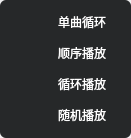
<?xml version="1.0" encoding="UTF-8"?>
<ui version="4.0">
 <class>PlayOrderForm</class>
 <widget class="QWidget" name="PlayOrderForm">
  <property name="geometry">
   <rect>
    <x>0</x>
    <y>0</y>
    <width>131</width>
    <height>138</height>
   </rect>
  </property>
  <property name="minimumSize">
   <size>
    <width>131</width>
    <height>0</height>
   </size>
  </property>
  <property name="maximumSize">
   <size>
    <width>131</width>
    <height>16777215</height>
   </size>
  </property>
  <property name="windowTitle">
   <string>Form</string>
  </property>
  <property name="styleSheet">
   <string notr="true">border-radius:6px;</string>
  </property>
  <layout class="QVBoxLayout" name="verticalLayout">
   <property name="spacing">
    <number>0</number>
   </property>
   <property name="leftMargin">
    <number>0</number>
   </property>
   <property name="topMargin">
    <number>0</number>
   </property>
   <property name="rightMargin">
    <number>0</number>
   </property>
   <property name="bottomMargin">
    <number>0</number>
   </property>
   <item>
    <widget class="QWidget" name="widget_grid" native="true">
     <property name="styleSheet">
      <string notr="true">background-color: #262829;</string>
     </property>
     <layout class="QGridLayout" name="gridLayout">
      <property name="horizontalSpacing">
       <number>0</number>
      </property>
      <item row="0" column="0">
       <widget class="QLabel" name="label_danqu">
        <property name="minimumSize">
         <size>
          <width>25</width>
          <height>20</height>
         </size>
        </property>
        <property name="maximumSize">
         <size>
          <width>25</width>
          <height>20</height>
         </size>
        </property>
        <property name="styleSheet">
         <string notr="true">QLabel
{
border-image: url(:/images/icon/player_dxunhuan.png);
}</string>
        </property>
        <property name="text">
         <string/>
        </property>
       </widget>
      </item>
      <item row="0" column="1">
       <widget class="QPushButton" name="pushButton_danqu">
        <property name="minimumSize">
         <size>
          <width>60</width>
          <height>25</height>
         </size>
        </property>
        <property name="maximumSize">
         <size>
          <width>60</width>
          <height>25</height>
         </size>
        </property>
        <property name="styleSheet">
         <string notr="true">QPushButton
{
background-color: transparent;
color: #ffffff;
}
QPushButton:hover
{
color:#ff5500;
}
QPushButton:checked
{
color:#5e9ef5;
}
</string>
        </property>
        <property name="text">
         <string>单曲循环</string>
        </property>
       </widget>
      </item>
      <item row="1" column="0">
       <widget class="QLabel" name="label_shuxnu">
        <property name="minimumSize">
         <size>
          <width>25</width>
          <height>20</height>
         </size>
        </property>
        <property name="maximumSize">
         <size>
          <width>25</width>
          <height>20</height>
         </size>
        </property>
        <property name="styleSheet">
         <string notr="true">QLabel
{
border-image: url(:/images/icon/player_shunxu.png);
}</string>
        </property>
        <property name="text">
         <string/>
        </property>
       </widget>
      </item>
      <item row="1" column="1">
       <widget class="QPushButton" name="pushButton_shunxu">
        <property name="minimumSize">
         <size>
          <width>60</width>
          <height>25</height>
         </size>
        </property>
        <property name="maximumSize">
         <size>
          <width>60</width>
          <height>25</height>
         </size>
        </property>
        <property name="styleSheet">
         <string notr="true">QPushButton
{
background-color: transparent;
color: #ffffff;
}
QPushButton:hover
{
color:#ff5500;
}
QPushButton:checked
{
color:#5e9ef5;
}
</string>
        </property>
        <property name="text">
         <string>顺序播放</string>
        </property>
       </widget>
      </item>
      <item row="2" column="0">
       <widget class="QLabel" name="label_xunhuan">
        <property name="minimumSize">
         <size>
          <width>25</width>
          <height>20</height>
         </size>
        </property>
        <property name="maximumSize">
         <size>
          <width>25</width>
          <height>20</height>
         </size>
        </property>
        <property name="styleSheet">
         <string notr="true">QLabel
{
border-image: url(:/images/icon/player_xunhuan.png);
}</string>
        </property>
        <property name="text">
         <string/>
        </property>
       </widget>
      </item>
      <item row="2" column="1">
       <widget class="QPushButton" name="pushButton_xunhuan">
        <property name="minimumSize">
         <size>
          <width>60</width>
          <height>25</height>
         </size>
        </property>
        <property name="maximumSize">
         <size>
          <width>60</width>
          <height>25</height>
         </size>
        </property>
        <property name="styleSheet">
         <string notr="true">QPushButton
{
background-color: transparent;
color: #ffffff;
}
QPushButton:hover
{
color:#ff5500;
}
QPushButton:checked
{
color:#5e9ef5;
}
</string>
        </property>
        <property name="text">
         <string>循环播放</string>
        </property>
       </widget>
      </item>
      <item row="3" column="0">
       <widget class="QLabel" name="label_suiji">
        <property name="minimumSize">
         <size>
          <width>25</width>
          <height>20</height>
         </size>
        </property>
        <property name="maximumSize">
         <size>
          <width>25</width>
          <height>20</height>
         </size>
        </property>
        <property name="styleSheet">
         <string notr="true">QLabel
{
border-image: url(:/images/icon/player_suiji.png);
}</string>
        </property>
        <property name="text">
         <string/>
        </property>
       </widget>
      </item>
      <item row="3" column="1">
       <widget class="QPushButton" name="pushButton_suiji">
        <property name="minimumSize">
         <size>
          <width>60</width>
          <height>25</height>
         </size>
        </property>
        <property name="maximumSize">
         <size>
          <width>60</width>
          <height>25</height>
         </size>
        </property>
        <property name="styleSheet">
         <string notr="true">QPushButton
{
background-color: transparent;
color: #ffffff;
}
QPushButton:hover
{
color:#ff5500;
}
QPushButton:checked
{
color:#5e9ef5;
}
</string>
        </property>
        <property name="text">
         <string>随机播放</string>
        </property>
       </widget>
      </item>
     </layout>
    </widget>
   </item>
  </layout>
 </widget>
 <resources/>
 <connections/>
</ui>
